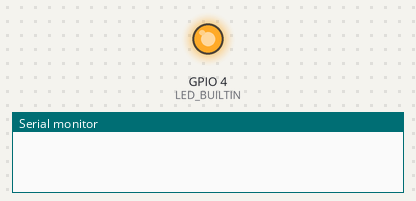
A sketch run on a simulated ESP32. Shown: output pins drawn as LEDs (lit = HIGH), the last lines printed to the serial monitor. WiFi joins after 1.5 s; servers stay silent unless stated; uploads are accepted with an empty reply.

Above: at 0.1 s.
At 2.4 s:
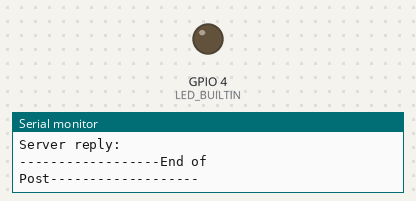
Timing chart, 0 to 3.9 s (numbered marks = the images above):
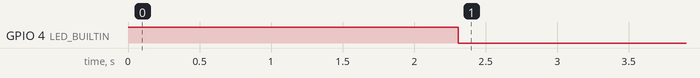

The sketch:

web_post_esp.ino
```cpp
/*

Title: HTTP POSt example to read data from Website
*/
#include <WiFi.h>
#include <HTTPClient.h>


#define WiFi_timeout 10000  // 10sec Wifi connection timeout


const char* ssid  = "xxxxxxxx";  //Introduce your network SSID
const char* password  = "xxxxxxxx"; //Introduce your network password

//-------------------------------------------------------
// Comment or Uncomment as required
  const char* serverName = "http://xxx.xxx.xxx.xxx/index.php"; //your local host
//const char* serverName = "http://yourWebSite.com/index.php "; // your web site
bool toggle_pressed = false;
String data_to_send = "";
WiFiClient client;
HTTPClient http;

//-------------------------------------------------------------------

//Variables used in the code

unsigned int Actual_Millis, Previous_Millis;
int refresh_time = 200;               //Refresh rate of connection to website (recommended more than 1s)

//Inputs/outputs
 const int LED_BUILTIN = 4;                        //Connect LED on this pin (add 150ohm resistor)                                                   // use as visual indicator
//Button press interruption

void setup(){
 Serial.begin(115200);
// Connect to Wi-Fi
pinMode( LED_BUILTIN, OUTPUT);
digitalWrite(LED_BUILTIN, HIGH);
delay(100);

  WiFi.begin(ssid, password);
  Serial.print("Title: WEB > POST >ESP ");
  Serial.print("Connecting to ");
  while (WiFi.status() != WL_CONNECTED) {

    Serial.print('.');
    delay(1000);
  }
Serial.print(" Local IP:      ");
Serial.println(WiFi.localIP());
Serial.println("Title: WEB > POST > ESP ");

                //Check WiFi connection status
      HTTPClient http;                                  //Create new client
        data_to_send = "getData"  ;                     //send for data post

      //Begin new connection to website
      http.begin(client,serverName);       //Indicate the destination webpage
      http.addHeader("Content-Type", "application/x-www-form-urlencoded");  //  header

      int response_code = http.POST(data_to_send);                          //  POST.

      //If the code is higher than 0, it means we received a response
      if(response_code > 0){
        Serial.println("------------Start of Post------------------------");
        Serial.println("HTTP code " + String(response_code));             //  return code

        if(response_code == 200){                                         //  read the echo data
          String response_body = http.getString();                        //
          Serial.print("Server reply: ");                                 //Print data
          Serial.println(response_body);

          Serial.println("------------------End of Post-------------------");

        }//  if(response_code == 200){
      }//  if(response_code > 0){

      else{
       Serial.print("Error sending POST, code: ");
       Serial.println(response_code);
      }
      http.end();                                                           //End the connection
      digitalWrite(LED_BUILTIN, LOW);
}
void loop(){


}
```
